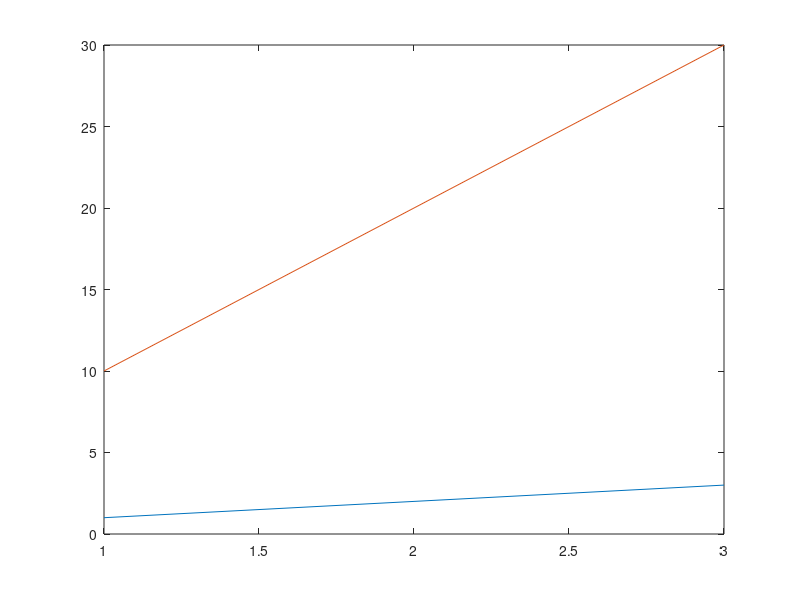

MATLAB code for this plot: (Note: this script raises an error after producing the figure.)
lines = plot([1,10;2,20;3,30]);
ax = gca();
first = lines(1);
first.DisplayName = 'Measured';
first.Clipping = 'off';
first.Color = [1,0,0,0.5];
second = lines(2);
second.Color = 'none';
ax.YLim = [0,5];
grid(ax, 'on');
heading = title(ax, 'Gain');
heading.Color = '#0f0';
xlabel(ax, 'Time');
ylabel(ax, 'Power');
lg = legend(ax);
